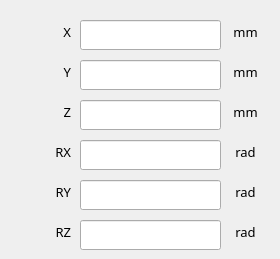
    <widget class="QWidget" name="tab_current">
     <attribute name="title">
      <string>当前姿态</string>
     </attribute>
     <widget class="QLineEdit" name="lineEdit_X">
      <property name="geometry">
       <rect>
        <x>80</x>
        <y>20</y>
        <width>141</width>
        <height>30</height>
       </rect>
      </property>
      <property name="alignment">
       <set>Qt::AlignCenter</set>
      </property>
      <property name="readOnly">
       <bool>true</bool>
      </property>
     </widget>
     <widget class="QLineEdit" name="lineEdit_Y">
      <property name="geometry">
       <rect>
        <x>80</x>
        <y>60</y>
        <width>141</width>
        <height>30</height>
       </rect>
      </property>
      <property name="alignment">
       <set>Qt::AlignCenter</set>
      </property>
      <property name="readOnly">
       <bool>true</bool>
      </property>
     </widget>
     <widget class="QLineEdit" name="lineEdit_RX">
      <property name="geometry">
       <rect>
        <x>80</x>
        <y>140</y>
        <width>141</width>
        <height>30</height>
       </rect>
      </property>
      <property name="alignment">
       <set>Qt::AlignCenter</set>
      </property>
      <property name="readOnly">
       <bool>true</bool>
      </property>
     </widget>
     <widget class="QLineEdit" name="lineEdit_Z">
      <property name="geometry">
       <rect>
        <x>80</x>
        <y>100</y>
        <width>141</width>
        <height>30</height>
       </rect>
      </property>
      <property name="alignment">
       <set>Qt::AlignCenter</set>
      </property>
      <property name="readOnly">
       <bool>true</bool>
      </property>
     </widget>
     <widget class="QLineEdit" name="lineEdit_RZ">
      <property name="geometry">
       <rect>
        <x>80</x>
        <y>220</y>
        <width>141</width>
        <height>30</height>
       </rect>
      </property>
      <property name="alignment">
       <set>Qt::AlignCenter</set>
      </property>
      <property name="readOnly">
       <bool>true</bool>
      </property>
     </widget>
     <widget class="QLineEdit" name="lineEdit_RY">
      <property name="geometry">
       <rect>
        <x>80</x>
        <y>180</y>
        <width>141</width>
        <height>30</height>
       </rect>
      </property>
      <property name="alignment">
       <set>Qt::AlignCenter</set>
      </property>
      <property name="readOnly">
       <bool>true</bool>
      </property>
     </widget>
     <widget class="QLabel" name="label_19">
      <property name="geometry">
       <rect>
        <x>40</x>
        <y>20</y>
        <width>31</width>
        <height>24</height>
       </rect>
      </property>
      <property name="font">
       <font>
        <family>PingFang SC</family>
        <pointsize>10</pointsize>
        <weight>50</weight>
        <italic>false</italic>
        <bold>false</bold>
       </font>
      </property>
      <property name="text">
       <string>X</string>
      </property>
      <property name="alignment">
       <set>Qt::AlignRight|Qt::AlignTrailing|Qt::AlignVCenter</set>
      </property>
     </widget>
     <widget class="QLabel" name="label_20">
      <property name="geometry">
       <rect>
        <x>40</x>
        <y>60</y>
        <width>31</width>
        <height>24</height>
       </rect>
      </property>
      <property name="font">
       <font>
        <family>PingFang SC</family>
        <pointsize>10</pointsize>
        <weight>50</weight>
        <italic>false</italic>
        <bold>false</bold>
       </font>
      </property>
      <property name="text">
       <string>Y</string>
      </property>
      <property name="alignment">
       <set>Qt::AlignRight|Qt::AlignTrailing|Qt::AlignVCenter</set>
      </property>
     </widget>
     <widget class="QLabel" name="label_21">
      <property name="geometry">
       <rect>
        <x>40</x>
        <y>100</y>
        <width>31</width>
        <height>24</height>
       </rect>
      </property>
      <property name="font">
       <font>
        <family>PingFang SC</family>
        <pointsize>10</pointsize>
        <weight>50</weight>
        <italic>false</italic>
        <bold>false</bold>
       </font>
      </property>
      <property name="text">
       <string>Z</string>
      </property>
      <property name="alignment">
       <set>Qt::AlignRight|Qt::AlignTrailing|Qt::AlignVCenter</set>
      </property>
     </widget>
     <widget class="QLabel" name="label_22">
      <property name="geometry">
       <rect>
        <x>40</x>
        <y>140</y>
        <width>31</width>
        <height>24</height>
       </rect>
      </property>
      <property name="font">
       <font>
        <family>PingFang SC</family>
        <pointsize>10</pointsize>
        <weight>50</weight>
        <italic>false</italic>
        <bold>false</bold>
       </font>
      </property>
      <property name="text">
       <string>RX</string>
      </property>
      <property name="alignment">
       <set>Qt::AlignRight|Qt::AlignTrailing|Qt::AlignVCenter</set>
      </property>
     </widget>
     <widget class="QLabel" name="label_23">
      <property name="geometry">
       <rect>
        <x>40</x>
        <y>180</y>
        <width>31</width>
        <height>24</height>
       </rect>
      </property>
      <property name="font">
       <font>
        <family>PingFang SC</family>
        <pointsize>10</pointsize>
        <weight>50</weight>
        <italic>false</italic>
        <bold>false</bold>
       </font>
      </property>
      <property name="text">
       <string>RY</string>
      </property>
      <property name="alignment">
       <set>Qt::AlignRight|Qt::AlignTrailing|Qt::AlignVCenter</set>
      </property>
     </widget>
     <widget class="QLabel" name="label_24">
      <property name="geometry">
       <rect>
        <x>40</x>
        <y>220</y>
        <width>31</width>
        <height>24</height>
       </rect>
      </property>
      <property name="font">
       <font>
        <family>PingFang SC</family>
        <pointsize>10</pointsize>
        <weight>50</weight>
        <italic>false</italic>
        <bold>false</bold>
       </font>
      </property>
      <property name="text">
       <string>RZ</string>
      </property>
      <property name="alignment">
       <set>Qt::AlignRight|Qt::AlignTrailing|Qt::AlignVCenter</set>
      </property>
     </widget>
     <widget class="QLabel" name="label_25">
      <property name="geometry">
       <rect>
        <x>220</x>
        <y>20</y>
        <width>51</width>
        <height>24</height>
       </rect>
      </property>
      <property name="font">
       <font>
        <family>PingFang SC</family>
        <pointsize>10</pointsize>
        <weight>50</weight>
        <italic>false</italic>
        <bold>false</bold>
       </font>
      </property>
      <property name="text">
       <string>mm</string>
      </property>
      <property name="alignment">
       <set>Qt::AlignCenter</set>
      </property>
     </widget>
     <widget class="QLabel" name="label_26">
      <property name="geometry">
       <rect>
        <x>220</x>
        <y>60</y>
        <width>51</width>
        <height>24</height>
       </rect>
      </property>
      <property name="font">
       <font>
        <family>PingFang SC</family>
        <pointsize>10</pointsize>
        <weight>50</weight>
        <italic>false</italic>
        <bold>false</bold>
       </font>
      </property>
      <property name="text">
       <string>mm</string>
      </property>
      <property name="alignment">
       <set>Qt::AlignCenter</set>
      </property>
     </widget>
     <widget class="QLabel" name="label_27">
      <property name="geometry">
       <rect>
        <x>220</x>
        <y>100</y>
        <width>51</width>
        <height>24</height>
       </rect>
      </property>
      <property name="font">
       <font>
        <family>PingFang SC</family>
        <pointsize>10</pointsize>
        <weight>50</weight>
        <italic>false</italic>
        <bold>false</bold>
       </font>
      </property>
      <property name="text">
       <string>mm</string>
      </property>
      <property name="alignment">
       <set>Qt::AlignCenter</set>
      </property>
     </widget>
     <widget class="QLabel" name="label_28">
      <property name="geometry">
       <rect>
        <x>220</x>
        <y>140</y>
        <width>51</width>
        <height>24</height>
       </rect>
      </property>
      <property name="font">
       <font>
        <family>PingFang SC</family>
        <pointsize>10</pointsize>
        <weight>50</weight>
        <italic>false</italic>
        <bold>false</bold>
       </font>
      </property>
      <property name="text">
       <string>rad</string>
      </property>
      <property name="alignment">
       <set>Qt::AlignCenter</set>
      </property>
     </widget>
     <widget class="QLabel" name="label_29">
      <property name="geometry">
       <rect>
        <x>220</x>
        <y>180</y>
        <width>51</width>
        <height>24</height>
       </rect>
      </property>
      <property name="font">
       <font>
        <family>PingFang SC</family>
        <pointsize>10</pointsize>
        <weight>50</weight>
        <italic>false</italic>
        <bold>false</bold>
       </font>
      </property>
      <property name="text">
       <string>rad</string>
      </property>
      <property name="alignment">
       <set>Qt::AlignCenter</set>
      </property>
     </widget>
     <widget class="QLabel" name="label_30">
      <property name="geometry">
       <rect>
        <x>220</x>
        <y>220</y>
        <width>51</width>
        <height>24</height>
       </rect>
      </property>
      <property name="font">
       <font>
        <family>PingFang SC</family>
        <pointsize>10</pointsize>
        <weight>50</weight>
        <italic>false</italic>
        <bold>false</bold>
       </font>
      </property>
      <property name="text">
       <string>rad</string>
      </property>
      <property name="alignment">
       <set>Qt::AlignCenter</set>
      </property>
     </widget>
    </widget>
